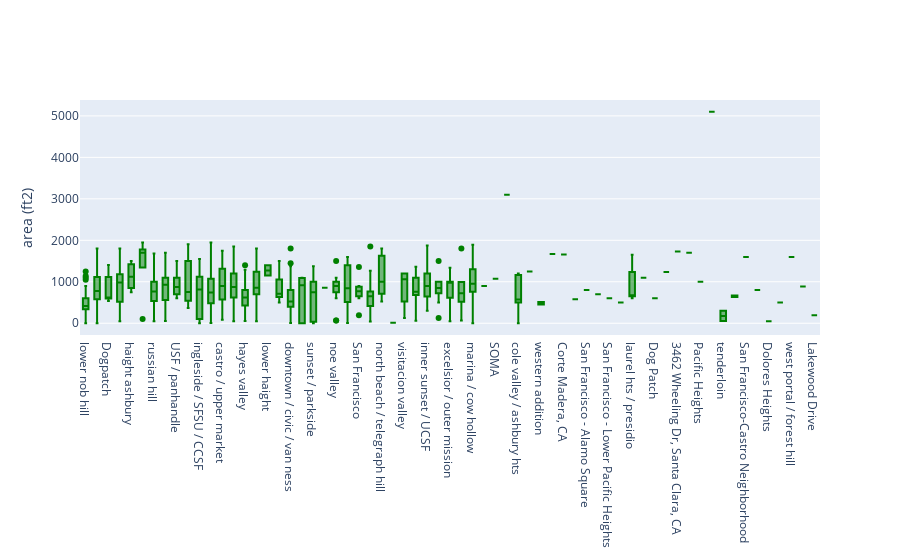

Notebook cell for this chart:
### Code cell
x = sf_cl_area['where']

trace0 = go.Box(
    y=sf_cl_area['area'],
    x=x,
    name='kale',
    marker=dict(
        color='green'
    )
)

data = [trace0]

layout = go.Layout(
    yaxis=dict(
        title='area (ft2)',
        tickformat="1,f",
        zeroline=False
    ),
    boxmode='group',
    
)

fig = go.Figure(data=data, layout=layout)
iplot(fig)

### Figure 1 — Plotly figure (JSON) as saved in the notebook; plotly's stock layout.template omitted (floating-point values rounded to 4 significant figures; data arrays with more than 128 entries replaced by an {"elided": "..."} marker saying what was removed)
{"data": [{"marker": {"color": "green"}, "name": "kale", "type": "box", "x": {"elided": "1008 str values"}, "y": {"elided": "1008 int values"}}], "layout": {"autosize": true, "boxmode": "group", "xaxis": {"autorange": true, "range": [-0.5, 64.5], "type": "category"}, "yaxis": {"autorange": true, "range": [-283.3, 5383.0], "tickformat": "1,f", "title": {"text": "area (ft2)"}, "type": "linear", "zeroline": false}}}
